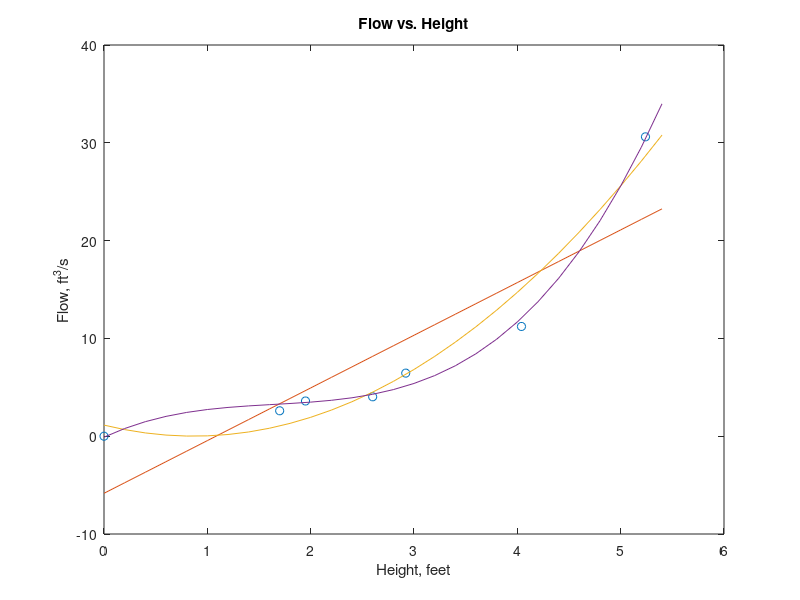

The MATLAB script that drew this image:
%Class Example: Water in a Culvert

%Height in feet
h=[0 1.7 1.95 2.6 2.92 4.04 5.24];

%Flow in feet^3 per second
f=[0 2.6 3.6 4.03 6.45 11.22 30.61];

%Create vector with smaller intervals
moreh=[0:0.2:5.4];

%Find the flow evaluated at the new vector of heights
f1=polyval(polyfit(h,f,1),moreh);
f2=polyval(polyfit(h,f,2),moreh);
f3=polyval(polyfit(h,f,3),moreh);

%Plot values
plot(h,f,'o',moreh,f1,moreh,f2,moreh,f3)
title('Flow vs. Height'),xlabel('Height, feet'),ylabel('Flow, ft^3/s')
